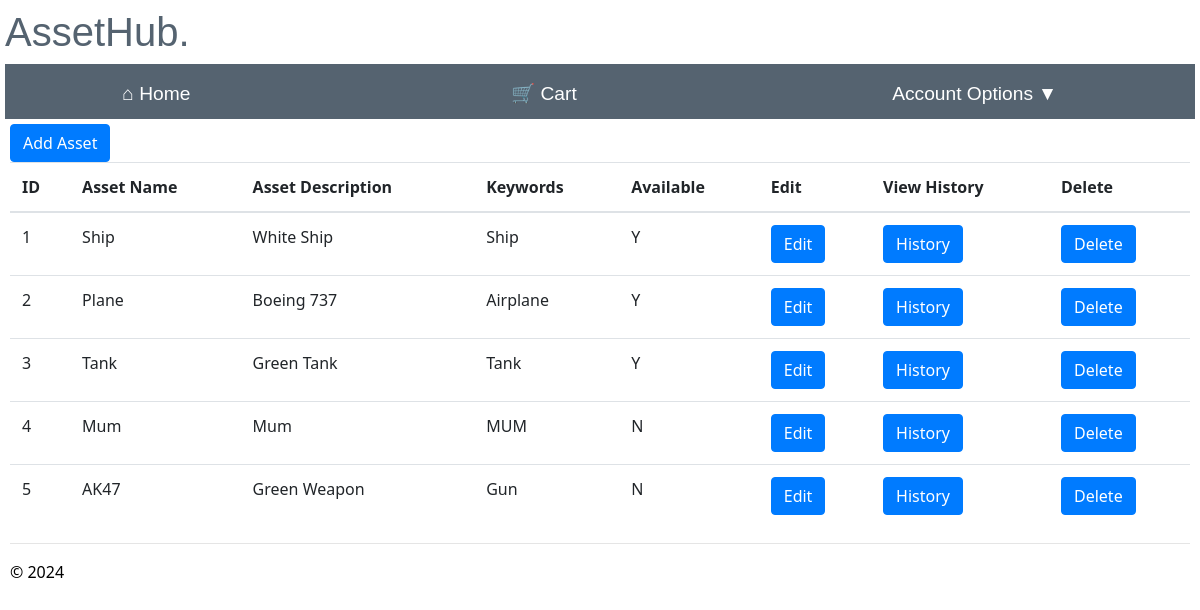
Screenshot of /maintain_assets (signed in) with the database file from the repository.
### app/models/models.py (models this page shows)
class Assets(db.Model):
    __tablename__ = 'assets'
    asset_id = db.Column(db.Integer, primary_key=True, nullable=False)
    asset_name = db.Column(db.String(100), nullable=True)
    asset_description = db.Column(db.String(225), nullable=True)
    keyword = db.Column(db.String(50), nullable=False)
    available = db.Column(db.String(50), nullable=False, default='Y')

### app/manager/routes.py (the view)
@bp.route("/maintain_assets")
@login_required
def maintain_assets():
    try:
        asset= Assets.query.all()
        return render_template('maintain_assets.html',asset=asset)
    except Exception as e:
        flash("An error occurred retrieving assets.")
    return render_template("home.html")

### app/manager/templates/maintain_assets.html (shortened to what this page needs)
{% extends "layout.html" %}
{% block content %}
<td><a href='{{url_for("manager.add_asset")}}' class='btn btn-primary'>Add Asset</a></td>
<table class="table table-hover">
    <thead class="active tables">
      <th>ID</th>
      <th>Asset Name</th>
      <th>Asset Description</th>
      <th>Keywords</th>
      <th>Available </th>
      <th>Edit</th>
      <th>View History</th>
      <th>Delete</th>
    </thead>
    <tbody>
      {% for asset in asset %}
      <tr>
        <td>{{asset.asset_id}}</td>
        <td>{{asset.asset_name}}</td>
        <td>{{asset.asset_description}}</td>
        <td>{{asset.keyword}}</td>
        <td>{{asset.available}}</td>
        <td><a href='{{ url_for("manager.edit_asset", asset_id=asset.asset_id) }}' class='btn btn-primary'>Edit</a></td>
        <td><a href='{{ url_for("manager.asset_history", asset_id=asset.asset_id) }}' class='btn btn-primary'>History</a></td>
        <td>
          <form method="POST" action="/delete_asset/">
              <input type="submit" class='btn btn-primary' value="Delete" onclick='return confirm("Are you sure you want to delete this asset? Please note if asset has been borrowed you can no longer delete the item.")'>
          </form>
      </td>
      </tr>
      {% endfor %}
    </tbody>
  </table>
{% endblock %}

### app/main/templates/layout.html (style rules this page uses)
body { padding: 8px 5px 8px 5px; }

### rows the page displays
Assets: asset_id "1", asset_name "Ship", asset_description "White Ship", keyword "Ship", available "Y"
Assets: asset_id "2", asset_name "Plane", asset_description "Boeing 737", keyword "Airplane", available "Y"
Assets: asset_id "3", asset_name "Tank", asset_description "Green Tank", keyword "Tank", available "Y"
Assets: asset_id "4", asset_name "Mum", asset_description "Mum", keyword "MUM", available "N"
Assets: asset_id "5", asset_name "AK47", asset_description "Green Weapon", keyword "Gun", available "N"
